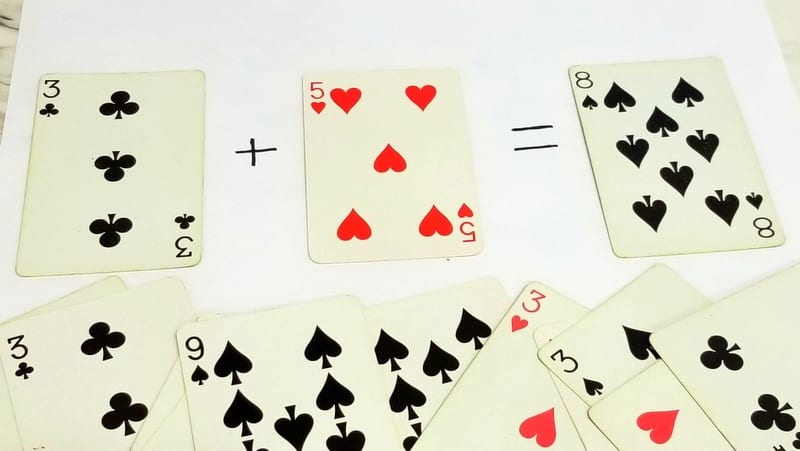
#> input picture src/cards.jpg, 800 x 451 px
$ python WarpPerspective.py
#> lines starting #> are read from the running program, lines starting #| are printed output that depends on the picture
import cv2
import numpy as np

path = 'src/cards.jpg'
img = cv2.imread(path)
#> img is the input picture: shape (451, 800, 3); mean B, G, R 204.9, 220.6, 222.1
width, height = 250, 350
p1 = np.float32([[301, 69], [457, 71], [308, 260], [484, 251]])
p2 = np.float32([[0, 0], [width, 0], [0, height], [width, height]])
matrix = cv2.getPerspectiveTransform(p1, p2)
output = cv2.warpPerspective(img, matrix, (width, height))
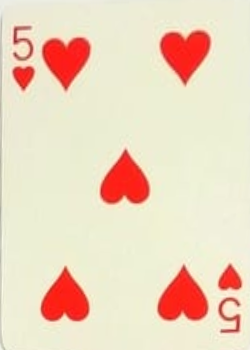
#> output: shape (350, 250, 3); mean B, G, R 192.2, 215.2, 237.8

cv2.imshow('Original', img)
cv2.imshow('Output', output)
cv2.waitKey(0)
